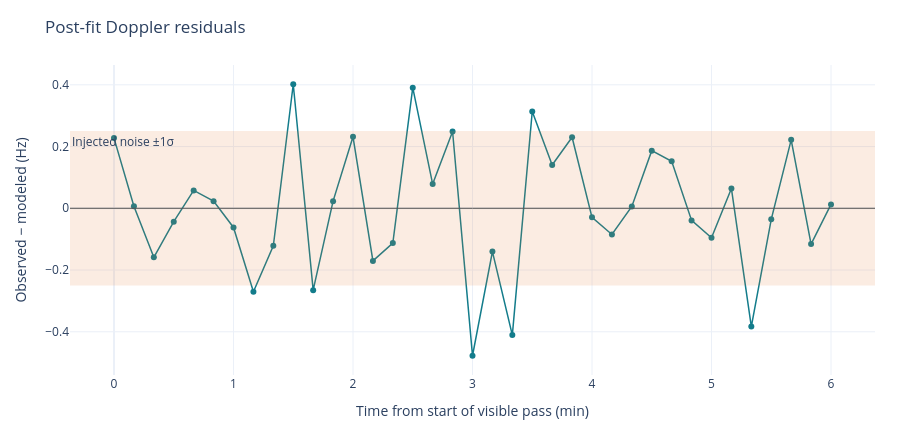

Write notebook code for a chart like this one.
### Markdown cell above
## 3. Results

The map traces the initial receiver guess and each least-squares update; marker colors indicate iteration, and hovering shows position error relative to the simulated receiver. The residual plot shows observed-minus-modeled Doppler after the final position and clock update, with the injected noise standard deviation marked. This is a synthetic experiment: real-world orbit error, atmospheric propagation, receiver motion, satellite clock error, and multipath are not included.

### Code cell
# Replay the solver from its saved a priori state to retain every position for the convergence map.
map_estimate_position_ecef_m = initial_position_ecef_m.copy()
map_estimate_clock_bias_m_s = initial_clock_bias_m_s
map_iteration_positions_ecef_m = [map_estimate_position_ecef_m.copy()]

for _ in range(15):
    map_predicted_doppler_hz = doppler_model(
        map_estimate_position_ecef_m,
        map_estimate_clock_bias_m_s,
        satellite_position_km,
        satellite_velocity_km_s,
        observation_times,
    )
    map_residual_hz = observed_doppler_hz - map_predicted_doppler_hz
    map_jacobian = np.empty((map_residual_hz.size, 4))

    for coordinate in range(3):
        offset_m = np.zeros(3)
        offset_m[coordinate] = position_difference_step_m
        doppler_plus = doppler_model(
            map_estimate_position_ecef_m + offset_m,
            map_estimate_clock_bias_m_s,
            satellite_position_km,
            satellite_velocity_km_s,
            observation_times,
        )
        doppler_minus = doppler_model(
            map_estimate_position_ecef_m - offset_m,
            map_estimate_clock_bias_m_s,
            satellite_position_km,
            satellite_velocity_km_s,
            observation_times,
        )
        map_jacobian[:, coordinate] = (doppler_plus - doppler_minus) / (2.0 * position_difference_step_m)

    map_jacobian[:, 3] = -(CARRIER_HZ / C)
    map_update, _, map_rank, _ = np.linalg.lstsq(map_jacobian, map_residual_hz, rcond=None)
    map_estimate_position_ecef_m += map_update[:3]
    map_estimate_clock_bias_m_s += map_update[3]
    map_iteration_positions_ecef_m.append(map_estimate_position_ecef_m.copy())
    if np.linalg.norm(map_update[:3]) < 1e-3 and abs(map_update[3]) < 1e-6:
        break

map_final_doppler_hz = doppler_model(
    map_estimate_position_ecef_m,
    map_estimate_clock_bias_m_s,
    satellite_position_km,
    satellite_velocity_km_s,
    observation_times,
)
map_postfit_residual_hz = observed_doppler_hz - map_final_doppler_hz
np.testing.assert_allclose(map_estimate_position_ecef_m, estimate_position_ecef_m, atol=1e-6)

map_geodetic_positions = np.array(
    [ecef_to_geodetic(position) for position in map_iteration_positions_ecef_m]
)
map_latitudes_deg = map_geodetic_positions[:, 0]
map_longitudes_deg = map_geodetic_positions[:, 1]
map_position_errors_m = np.linalg.norm(
    np.asarray(map_iteration_positions_ecef_m) - true_position_ecef_m,
    axis=1,
)
map_step_labels = ["Initial guess"] + [f"Iteration {index}" for index in range(1, len(map_latitudes_deg))]
map_custom_data = np.column_stack((map_step_labels, map_position_errors_m))
true_latitude_deg, true_longitude_deg, _ = ecef_to_geodetic(true_position_ecef_m)

convergence_map = go.Figure()
convergence_map.add_trace(
    go.Scattergeo(
        lon=map_longitudes_deg,
        lat=map_latitudes_deg,
        mode="lines+markers",
        name="Position estimates",
        line={"color": "#66777d", "width": 2},
        marker={
            "size": 11,
            "color": np.arange(len(map_step_labels)),
            "colorscale": "Viridis",
            "cmin": 0,
            "cmax": max(1, len(map_step_labels) - 1),
            "colorbar": {
                "title": "Iteration",
                "tickmode": "array",
                "tickvals": list(range(len(map_step_labels))),
                "ticktext": map_step_labels,
            },
        },
        customdata=map_custom_data,
        hovertemplate=(
            "%{customdata[0]}<br>Latitude: %{lat:.6f}°<br>Longitude: %{lon:.6f}°"
            "<br>Error from truth: %{customdata[1]:.1f} m<extra></extra>"
        ),
    )
)
convergence_map.add_trace(
    go.Scattergeo(
        lon=[true_longitude_deg],
        lat=[true_latitude_deg],
        mode="markers+text",
        name="Simulated receiver",
        text=["Truth"],
        textposition="bottom right",
        marker={"size": 13, "color": "#bd3b32", "symbol": "star", "line": {"color": "white", "width": 1}},
        hovertemplate="Simulated receiver<br>Latitude: %{lat:.6f}°<br>Longitude: %{lon:.6f}°<extra></extra>",
    )
)
convergence_map.update_geos(
    fitbounds="locations",
    projection_type="mercator",
    showland=True,
    landcolor="#e7e5dc",
    showocean=True,
    oceancolor="#dcecf0",
    showcoastlines=True,
    coastlinecolor="#68777a",
    showcountries=True,
    countrycolor="#a4aaa5",
    lataxis_showgrid=True,
    lonaxis_showgrid=True,
)
convergence_map.update_layout(
    title="Receiver-position convergence across least-squares iterations",
    height=600,
    margin={"l": 10, "r": 10, "t": 55, "b": 10},
    legend={"orientation": "h", "yanchor": "bottom", "y": 0.01, "xanchor": "left", "x": 0.01},
)
convergence_map.show()

elapsed_minutes = sample_seconds / 60.0
residual_figure = go.Figure()
residual_figure.add_trace(
    go.Scatter(
        x=elapsed_minutes,
        y=map_postfit_residual_hz,
        mode="lines+markers",
        name="Observed − modeled",
        line={"color": "#137c8b", "width": 1.5},
        marker={"size": 6},
    )
)
residual_figure.add_hrect(
    y0=-NOISE_STD_HZ,
    y1=NOISE_STD_HZ,
    fillcolor="#e07a32",
    opacity=0.14,
    line_width=0,
    annotation_text="Injected noise ±1σ",
    annotation_position="top left",
)
residual_figure.add_hline(y=0.0, line={"color": "#555555", "width": 1})
residual_figure.update_layout(
    title="Post-fit Doppler residuals",
    xaxis_title="Time from start of visible pass (min)",
    yaxis_title="Observed − modeled (Hz)",
    height=430,
    template="plotly_white",
    hovermode="x unified",
    margin={"l": 70, "r": 25, "t": 65, "b": 55},
)
residual_figure.show()

print(f"Mapped positions: {len(map_iteration_positions_ecef_m)} (initial guess plus updates)")
print("Position error by step (m): " + ", ".join(f"{error:.1f}" for error in map_position_errors_m))
print(f"Post-fit residual RMS: {np.sqrt(np.mean(map_postfit_residual_hz**2)):.3f} Hz")

### Figure 1 — Plotly figure (JSON) as saved in the notebook; plotly's stock layout.template omitted (floating-point values rounded to 4 significant figures)
{"data": [{"line": {"color": "#137c8b", "width": 1.5}, "marker": {"size": 6}, "mode": "lines+markers", "name": "Observed − modeled", "type": "scatter", "x": [0.0, 0.1667, 0.3333, 0.5, 0.6667, 0.8333, 1.0, 1.167, 1.333, 1.5, 1.667, 1.833, 2.0, 2.167, 2.333, 2.5, 2.667, 2.833, 3.0, 3.167, 3.333, 3.5, 3.667, 3.833, 4.0, 4.167, 4.333, 4.5, 4.667, 4.833, 5.0, 5.167, 5.333, 5.5, 5.667, 5.833, 6.0], "y": [0.2273, 0.006825, -0.1588, -0.04326, 0.0579, 0.02306, -0.06212, -0.2702, -0.1216, 0.4018, -0.2652, 0.02318, 0.2317, -0.1703, -0.1128, 0.3906, 0.07844, 0.2488, -0.4776, -0.1402, -0.4108, 0.3135, 0.1402, 0.2301, -0.0294, -0.08478, 0.006051, 0.1867, 0.1521, -0.03917, -0.09572, 0.06404, -0.3831, -0.03576, 0.2218, -0.1158, 0.01256]}], "layout": {"annotations": [{"showarrow": false, "text": "Injected noise ±1σ", "x": 0, "xanchor": "left", "xref": "x domain", "y": 0.25, "yanchor": "top", "yref": "y"}], "height": 430, "hovermode": "x unified", "margin": {"b": 55, "l": 70, "r": 25, "t": 65}, "shapes": [{"fillcolor": "#e07a32", "line": {"width": 0}, "opacity": 0.14, "type": "rect", "x0": 0, "x1": 1, "xref": "x domain", "y0": -0.25, "y1": 0.25, "yref": "y"}, {"line": {"color": "#555555", "width": 1}, "type": "line", "x0": 0, "x1": 1, "xref": "x domain", "y0": 0, "y1": 0, "yref": "y"}], "title": {"text": "Post-fit Doppler residuals"}, "xaxis": {"title": {"text": "Time from start of visible pass (min)"}}, "yaxis": {"title": {"text": "Observed − modeled (Hz)"}}}}
